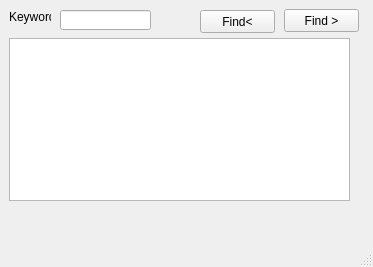
<?xml version="1.0" encoding="UTF-8"?>
<ui version="4.0">
 <class>Finder</class>
 <widget class="QMainWindow" name="Finder">
  <property name="geometry">
   <rect>
    <x>0</x>
    <y>0</y>
    <width>373</width>
    <height>267</height>
   </rect>
  </property>
  <property name="windowTitle">
   <string>Text Finder</string>
  </property>
  <property name="windowIcon">
   <iconset resource="resources.qrc">
    <normaloff>:/Images/icons/search-file-icon.png</normaloff>:/Images/icons/search-file-icon.png</iconset>
  </property>
  <widget class="QWidget" name="centralwidget">
   <widget class="QLineEdit" name="lineEdit">
    <property name="geometry">
     <rect>
      <x>60</x>
      <y>10</y>
      <width>91</width>
      <height>20</height>
     </rect>
    </property>
   </widget>
   <widget class="QLabel" name="label">
    <property name="geometry">
     <rect>
      <x>9</x>
      <y>9</y>
      <width>42</width>
      <height>16</height>
     </rect>
    </property>
    <property name="text">
     <string>Keyword</string>
    </property>
   </widget>
   <widget class="QPushButton" name="pushButton">
    <property name="geometry">
     <rect>
      <x>284</x>
      <y>9</y>
      <width>75</width>
      <height>23</height>
     </rect>
    </property>
    <property name="text">
     <string>Find &gt;</string>
    </property>
   </widget>
   <widget class="QTextEdit" name="textEdit">
    <property name="geometry">
     <rect>
      <x>9</x>
      <y>38</y>
      <width>341</width>
      <height>163</height>
     </rect>
    </property>
   </widget>
   <widget class="QPushButton" name="pushButton_2">
    <property name="geometry">
     <rect>
      <x>200</x>
      <y>10</y>
      <width>75</width>
      <height>23</height>
     </rect>
    </property>
    <property name="text">
     <string>Find&lt;</string>
    </property>
   </widget>
  </widget>
  <widget class="QMenuBar" name="menubar">
   <property name="geometry">
    <rect>
     <x>0</x>
     <y>0</y>
     <width>373</width>
     <height>25</height>
    </rect>
   </property>
  </widget>
  <widget class="QStatusBar" name="statusbar"/>
 </widget>
 <resources>
  <include location="resources.qrc"/>
 </resources>
 <connections/>
</ui>
